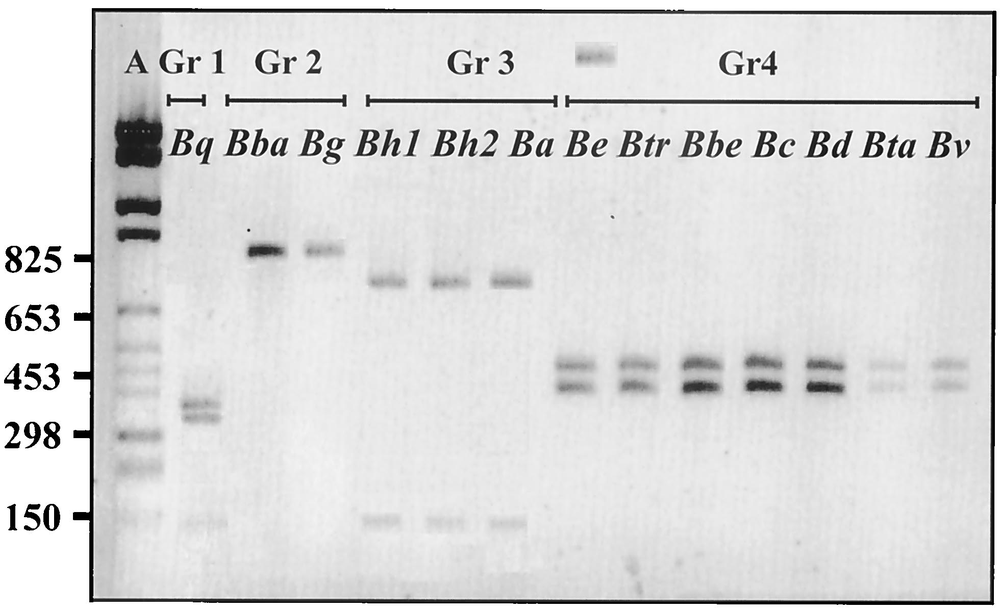
#> input picture testcopy.png, 1000 x 611 px, shrunk from 1960 x 1198 before the run
$ python test2.py
#> lines starting #> are read from the running program, lines starting #| are printed output that depends on the picture; after the words box and inside, x2 and y2 are one past the last pixel; in counts of white or black regions, pixels touching at a corner belong together
import cv2 as cv
import numpy as np
from matplotlib import pyplot as plt
img_rgb = cv.imread('testcopy.png')
#> img_rgb is the input picture: shape (611, 1000, 3); min 0, max 255, mean 218.6
assert img_rgb is not None, "file could not be read, check with os.path.exists()"
img_gray = cv.cvtColor(img_rgb, cv.COLOR_BGR2GRAY)
template = cv.imread('template.png', cv.IMREAD_GRAYSCALE)
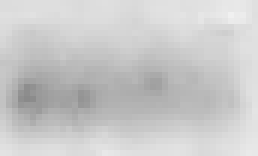
#> input picture template.png, 43 x 26 px, shrunk from 84 x 51 before the run (shown 6 times larger)
#> template is the input picture: shape (26, 43); min 138, max 240, mean 201.7
assert template is not None, "file could not be read, check with os.path.exists()"
w, h = template.shape[::-1]
#> w = 43; h = 26
res = cv.matchTemplate(img_gray,template,cv.TM_CCOEFF_NORMED)
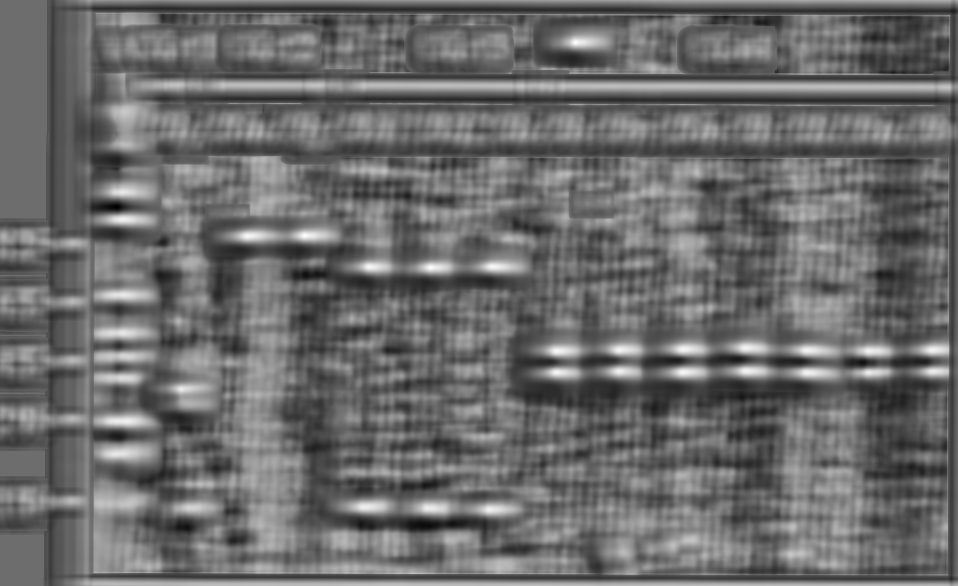
#> res: shape (586, 958) float32; min -0.751, max 0.997, mean -0.0147; drawn with min black and max white
#cv.imwrite("reslevel.png", (res).astype(np.uint8))  # Scale to 0-255 for proper saving
#quit()
#res = cv.matchTemplate(img_gray,template,cv.TM_CCORR_NORMED)
threshold = 0.97
#threshold = 254
loc = np.where( res >= threshold)
#> loc = ([41, 42, 42, 235, 235, 236, 267, 267], [575, 575, 576, 304, 305, 304, 430, 431])
n= 0
for pt in zip(*loc[::-1]):
        crop_img = img_rgb[pt[1]:pt[1]+h, pt[0]:pt[0]+w]
        cv.imwrite("crop%d_%d.png" % ( pt[0], pt[1] ) ,crop_img)
        cv.rectangle(img_rgb, pt, (pt[0] + w, pt[1] + h), (0,0,255), 2)
#> this loop made 8 passes
#> pt on passes 1 to 8: (575, 41), (575, 42), (576, 42), (304, 235), (305, 235), (304, 236), (430, 267), (431, 267)
#> pass 2, `crop_img = img_rgb[pt[1]:pt[1]+h, pt[0]:pt[0]+w]`:
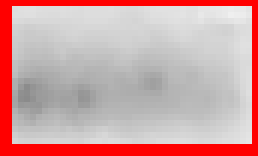
#> crop_img: shape (26, 43, 3) (shown 6 times larger); mean B, G, R 162.6, 162.6, 207.7
#> pass 3, `crop_img = img_rgb[pt[1]:pt[1]+h, pt[0]:pt[0]+w]`:
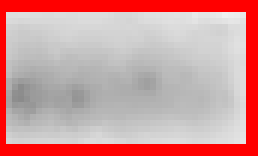
#> crop_img: shape (26, 43, 3) (shown 6 times larger); mean B, G, R 154.5, 154.5, 208.8
#> after the loop:
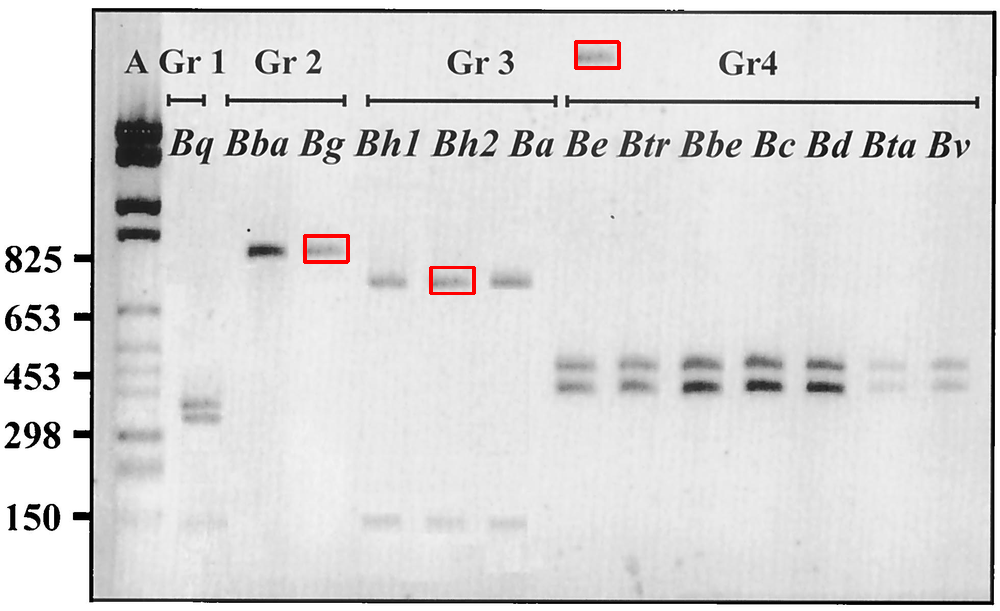
#> img_rgb: shape (611, 1000, 3); 0.25% of pixels changed, all inside (x1, y1, x2, y2) = (303, 40, 621, 295)
cv.imwrite("res%d.png" % ( int(100*threshold)),img_rgb)
